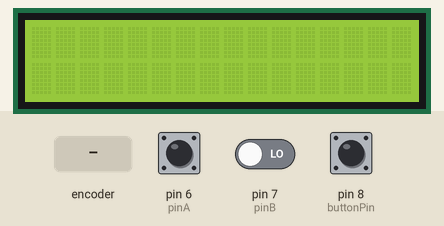
Recording of a sketch running on a simulated Arduino Uno, built with avr-gcc and run on an emulated ATmega328P. Parts: 16×2 character LCD. The inputs (shaded band) are chosen by the test bench; at power-on: pin 8 (buttonPin) LOW, pin 6 (pinA) HIGH, pin 7 (pinB) LOW. What the sketch prints to the serial monitor is not drawn.

Above: at 1.2 s.
1.3 s: rotary encoder on pin 6 (pinA) / pin 7 (pinB) turned 3 steps (first pin leading)
At 2.1 s:
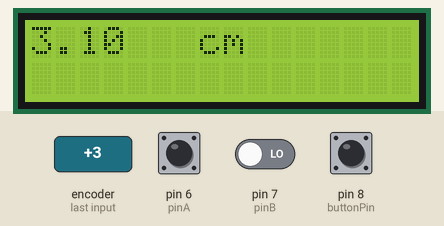
3.4 s: pin 8 (buttonPin) pulled HIGH for 0.15 s
At 4.0 s:
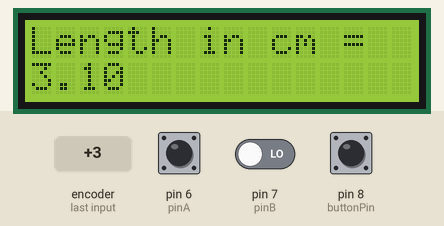
5.0 s: pin 8 (buttonPin) pulled HIGH for 1 s
At 6.5 s:
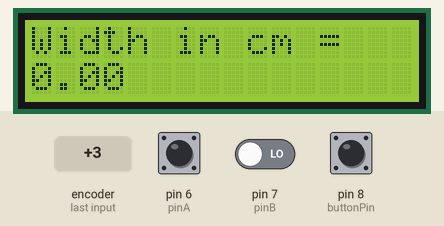
7.5 s: pin 8 (buttonPin) pulled HIGH for 0.15 s
At 8.4 s:
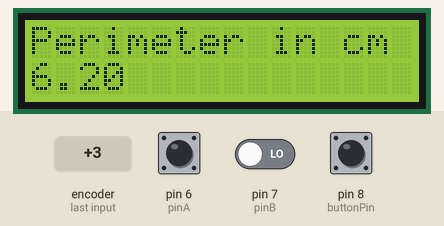
9.1 s: rotary encoder on pin 6 (pinA) / pin 7 (pinB) turned 3 steps (first pin leading)
At 10.4 s:
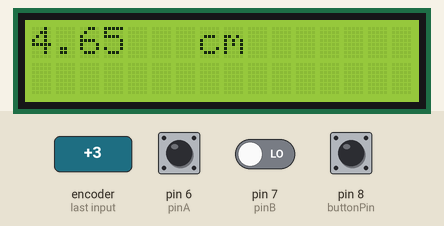
Timing chart, 0 to 12.1 s (numbered marks = the images above; inputs shaded):
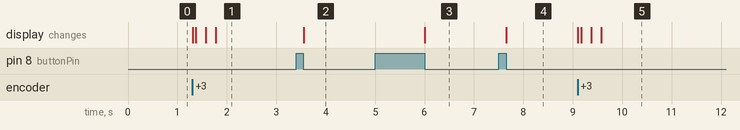

Measured:
- after the input at 1.3 s, the display: first changes at once (image 1 shows a later state)
- after the input at 3.4 s, the display: changes after 0.16 s (image 2)
- after the input at 5.0 s, the display: changes after 1.0 s (image 3)
- after the input at 7.5 s, the display: changes after 0.16 s (image 4)
- after the input at 9.1 s, the display: first changes at once (image 5 shows a later state)

The sketch:

Rotary_Encoder_Distance.ino
```cpp
#include <LiquidCrystal.h>

const int rs=12, en=11, D4=5, D5=4, D6=3, D7=2;
LiquidCrystal lcd(rs, en, D4, D5, D6, D7);

int pinA=6;
int pinB=7;
int buttonPin=8;
int c=0;
int flag=0;
int k=0;
int lastStateA;
int currentStateA;
int btnState;
int dt=10;
double Length;
double Width;
double Perimeter;
double R=3.7;//Radius of Wheel i used.

void setup()
{
  pinMode(pinA,INPUT);
  pinMode(pinB,INPUT);
  pinMode(buttonPin,INPUT);
  Serial.begin(9600);
  lcd.begin(16,2);

  lastStateA=digitalRead(pinA); //for counting steps
}
void loop()
{
    currentStateA=digitalRead(pinA);
    if(lastStateA!=currentStateA) //count increses both in cw or acw rotation as it only counts steps....so if step changes coount increases.
    {
      //if last state not equal to current state...it means count has increased....now we have to check in which direction it has it has increased.
      if(digitalRead(pinB)!=currentStateA)
      {
      c++;
      }
      else
      {
        c--;
      }
      Serial.println(c);
      lcd.clear();
      delay(dt);
      lcd.print(((2*3.14*R)/30)*(c));
      delay(dt);
      lcd.setCursor(7,0);
      lcd.print("cm");
    }
   lastStateA=currentStateA;

   btnState = digitalRead(buttonPin);
   //Serial.println(btnState);
if(btnState==1&&flag==0)
{
  flag=1;
}
if(btnState==0&&flag==1)
{
  flag=0;
  k++;
  if(k==1)
  {
    lcd.clear();
    //Serial.print("TurnsCount Length :");
    //Serial.println(turnsCount);
    Length=((2*3.14*R)/30)*(c);
    Serial.print("Length = ");
    Serial.println(Length);
    lcd.print("Length in cm = ");
    lcd.setCursor(0,1);
    lcd.print(Length);
    c=0;

  }
    if(k==2)
  {
    lcd.clear();
    //Serial.print("TurnsCount Width :");
    //Serial.println(turnsCount);
    Width=((2*3.14*R)/30)*(c);
    lcd.print("Width in cm = ");
    lcd.setCursor(0,1);
    lcd.print(Width);
    c=0;

  }

if(k==3)
{
   lcd.clear();
   Perimeter=2*(Length+Width);
   Serial.print("Perimeter in cm :");
   Serial.println(Perimeter);
    lcd.print("Perimeter in cm = ");
    lcd.setCursor(0,1);
    lcd.print(Perimeter);
}
if(k==4)
{
Length=0;
Width=0;
Perimeter=0;
c=0;
k=0;
}
}
}
```
